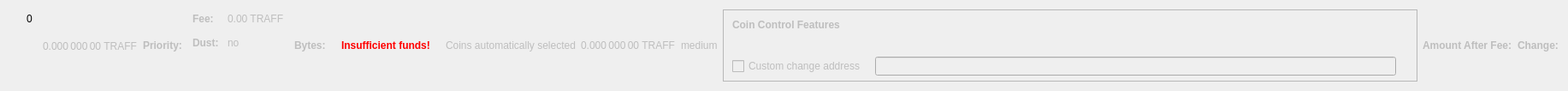
    <widget class="QWidget" name="dummyHideWidget" native="true">
     <property name="maximumSize">
      <size>
       <width>100</width>
       <height>22</height>
      </size>
     </property>
     <layout class="QHBoxLayout" name="dummyHideLayout">
      <item>
       <layout class="QFormLayout" name="formLayoutCoinControl1">
        <property name="horizontalSpacing">
         <number>10</number>
        </property>
        <property name="verticalSpacing">
         <number>14</number>
        </property>
        <property name="leftMargin">
         <number>10</number>
        </property>
        <property name="topMargin">
         <number>4</number>
        </property>
        <property name="rightMargin">
         <number>6</number>
        </property>
        <item row="0" column="1">
         <widget class="QLabel" name="labelCoinControlBytes">
          <property name="cursor">
           <cursorShape>IBeamCursor</cursorShape>
          </property>
          <property name="contextMenuPolicy">
           <enum>Qt::ActionsContextMenu</enum>
          </property>
          <property name="text">
           <string notr="true">0</string>
          </property>
          <property name="textInteractionFlags">
           <set>Qt::LinksAccessibleByMouse|Qt::TextSelectableByKeyboard|Qt::TextSelectableByMouse</set>
          </property>
         </widget>
        </item>
       </layout>
      </item>
      <item>
       <widget class="QLabel" name="labelCoinControlAfterFee">
        <property name="enabled">
         <bool>false</bool>
        </property>
        <property name="sizePolicy">
         <sizepolicy hsizetype="Fixed" vsizetype="Fixed">
          <horstretch>0</horstretch>
          <verstretch>0</verstretch>
         </sizepolicy>
        </property>
        <property name="minimumSize">
         <size>
          <width>111</width>
          <height>12</height>
         </size>
        </property>
        <property name="maximumSize">
         <size>
          <width>111</width>
          <height>12</height>
         </size>
        </property>
        <property name="cursor">
         <cursorShape>IBeamCursor</cursorShape>
        </property>
        <property name="contextMenuPolicy">
         <enum>Qt::ActionsContextMenu</enum>
        </property>
        <property name="text">
         <string notr="true">0.000 000 00 TRAFF</string>
        </property>
        <property name="textInteractionFlags">
         <set>Qt::LinksAccessibleByMouse|Qt::TextSelectableByKeyboard|Qt::TextSelectableByMouse</set>
        </property>
       </widget>
      </item>
      <item>
       <widget class="QLabel" name="labelCoinControlPriorityText">
        <property name="enabled">
         <bool>false</bool>
        </property>
        <property name="font">
         <font>
          <weight>75</weight>
          <bold>true</bold>
         </font>
        </property>
        <property name="text">
         <string>Priority:</string>
        </property>
       </widget>
      </item>
      <item>
       <layout class="QHBoxLayout" name="horizontalLayout"/>
      </item>
      <item>
       <layout class="QFormLayout" name="formLayoutCoinControl3">
        <property name="horizontalSpacing">
         <number>10</number>
        </property>
        <property name="verticalSpacing">
         <number>14</number>
        </property>
        <property name="leftMargin">
         <number>6</number>
        </property>
        <property name="topMargin">
         <number>4</number>
        </property>
        <property name="rightMargin">
         <number>6</number>
        </property>
        <item row="0" column="0">
         <widget class="QLabel" name="labelCoinControlFeeText">
          <property name="enabled">
           <bool>false</bool>
          </property>
          <property name="font">
           <font>
            <weight>75</weight>
            <bold>true</bold>
           </font>
          </property>
          <property name="text">
           <string>Fee:</string>
          </property>
          <property name="margin">
           <number>0</number>
          </property>
         </widget>
        </item>
        <item row="0" column="1">
         <widget class="QLabel" name="labelCoinControlFee">
          <property name="enabled">
           <bool>false</bool>
          </property>
          <property name="cursor">
           <cursorShape>IBeamCursor</cursorShape>
          </property>
          <property name="contextMenuPolicy">
           <enum>Qt::ActionsContextMenu</enum>
          </property>
          <property name="text">
           <string notr="true">0.00 TRAFF</string>
          </property>
          <property name="textInteractionFlags">
           <set>Qt::LinksAccessibleByMouse|Qt::TextSelectableByKeyboard|Qt::TextSelectableByMouse</set>
          </property>
         </widget>
        </item>
        <item row="1" column="0">
         <widget class="QLabel" name="labelCoinControlLowOutputText">
          <property name="enabled">
           <bool>false</bool>
          </property>
          <property name="font">
           <font>
            <weight>75</weight>
            <bold>true</bold>
           </font>
          </property>
          <property name="text">
           <string>Dust:</string>
          </property>
         </widget>
        </item>
        <item row="1" column="1">
         <widget class="QLabel" name="labelCoinControlLowOutput">
          <property name="enabled">
           <bool>false</bool>
          </property>
          <property name="cursor">
           <cursorShape>IBeamCursor</cursorShape>
          </property>
          <property name="contextMenuPolicy">
           <enum>Qt::ActionsContextMenu</enum>
          </property>
          <property name="text">
           <string>no</string>
          </property>
          <property name="textInteractionFlags">
           <set>Qt::LinksAccessibleByMouse|Qt::TextSelectableByKeyboard|Qt::TextSelectableByMouse</set>
          </property>
         </widget>
        </item>
       </layout>
      </item>
      <item>
       <widget class="QLabel" name="labelCoinControlBytesText">
        <property name="enabled">
         <bool>false</bool>
        </property>
        <property name="font">
         <font>
          <weight>75</weight>
          <bold>true</bold>
         </font>
        </property>
        <property name="text">
         <string>Bytes:</string>
        </property>
       </widget>
      </item>
      <item>
       <layout class="QFormLayout" name="formLayoutCoinControl2">
        <property name="horizontalSpacing">
         <number>10</number>
        </property>
        <property name="verticalSpacing">
         <number>14</number>
        </property>
        <property name="leftMargin">
         <number>6</number>
        </property>
        <property name="topMargin">
         <number>4</number>
        </property>
        <property name="rightMargin">
         <number>6</number>
        </property>
       </layout>
      </item>
      <item>
       <layout class="QHBoxLayout" name="horizontalLayoutCoinControl2">
        <property name="spacing">
         <number>8</number>
        </property>
        <property name="bottomMargin">
         <number>10</number>
        </property>
       </layout>
      </item>
      <item>
       <widget class="QLabel" name="labelCoinControlInsuffFunds">
        <property name="enabled">
         <bool>false</bool>
        </property>
        <property name="minimumSize">
         <size>
          <width>0</width>
          <height>0</height>
         </size>
        </property>
        <property name="font">
         <font>
          <weight>75</weight>
          <bold>true</bold>
         </font>
        </property>
        <property name="styleSheet">
         <string notr="true">color:red;font-weight:bold;</string>
        </property>
        <property name="text">
         <string>Insufficient funds!</string>
        </property>
        <property name="margin">
         <number>5</number>
        </property>
       </widget>
      </item>
      <item>
       <layout class="QFormLayout" name="formLayoutCoinControl4">
        <property name="horizontalSpacing">
         <number>10</number>
        </property>
        <property name="verticalSpacing">
         <number>14</number>
        </property>
        <property name="leftMargin">
         <number>6</number>
        </property>
        <property name="topMargin">
         <number>4</number>
        </property>
        <property name="rightMargin">
         <number>6</number>
        </property>
       </layout>
      </item>
      <item>
       <widget class="QLabel" name="labelCoinControlAutomaticallySelected">
        <property name="enabled">
         <bool>false</bool>
        </property>
        <property name="sizePolicy">
         <sizepolicy hsizetype="Fixed" vsizetype="Fixed">
          <horstretch>0</horstretch>
          <verstretch>0</verstretch>
         </sizepolicy>
        </property>
        <property name="minimumSize">
         <size>
          <width>0</width>
          <height>0</height>
         </size>
        </property>
        <property name="maximumSize">
         <size>
          <width>240</width>
          <height>16777215</height>
         </size>
        </property>
        <property name="text">
         <string>Coins automatically selected</string>
        </property>
        <property name="margin">
         <number>5</number>
        </property>
       </widget>
      </item>
      <item>
       <widget class="QLabel" name="labelCoinControlChange">
        <property name="enabled">
         <bool>false</bool>
        </property>
        <property name="sizePolicy">
         <sizepolicy hsizetype="Fixed" vsizetype="Fixed">
          <horstretch>0</horstretch>
          <verstretch>0</verstretch>
         </sizepolicy>
        </property>
        <property name="minimumSize">
         <size>
          <width>111</width>
          <height>0</height>
         </size>
        </property>
        <property name="maximumSize">
         <size>
          <width>111</width>
          <height>16777215</height>
         </size>
        </property>
        <property name="cursor">
         <cursorShape>IBeamCursor</cursorShape>
        </property>
        <property name="contextMenuPolicy">
         <enum>Qt::ActionsContextMenu</enum>
        </property>
        <property name="text">
         <string notr="true">0.000 000 00 TRAFF</string>
        </property>
        <property name="textInteractionFlags">
         <set>Qt::LinksAccessibleByMouse|Qt::TextSelectableByKeyboard|Qt::TextSelectableByMouse</set>
        </property>
       </widget>
      </item>
      <item>
       <widget class="QLabel" name="labelCoinControlPriority">
        <property name="enabled">
         <bool>false</bool>
        </property>
        <property name="cursor">
         <cursorShape>IBeamCursor</cursorShape>
        </property>
        <property name="contextMenuPolicy">
         <enum>Qt::ActionsContextMenu</enum>
        </property>
        <property name="text">
         <string>medium</string>
        </property>
        <property name="textInteractionFlags">
         <set>Qt::LinksAccessibleByMouse|Qt::TextSelectableByKeyboard|Qt::TextSelectableByMouse</set>
        </property>
       </widget>
      </item>
      <item>
       <widget class="QFrame" name="frameCoinControl">
        <property name="sizePolicy">
         <sizepolicy hsizetype="Expanding" vsizetype="Expanding">
          <horstretch>0</horstretch>
          <verstretch>0</verstretch>
         </sizepolicy>
        </property>
        <property name="maximumSize">
         <size>
          <width>16777215</width>
          <height>16777215</height>
         </size>
        </property>
        <property name="frameShape">
         <enum>QFrame::StyledPanel</enum>
        </property>
        <property name="frameShadow">
         <enum>QFrame::Sunken</enum>
        </property>
        <layout class="QVBoxLayout" name="verticalLayoutCoinControl2_2">
         <property name="spacing">
          <number>0</number>
         </property>
         <property name="leftMargin">
          <number>0</number>
         </property>
         <property name="topMargin">
          <number>0</number>
         </property>
         <property name="rightMargin">
          <number>0</number>
         </property>
         <property name="bottomMargin">
          <number>6</number>
         </property>
         <item>
          <layout class="QVBoxLayout" name="verticalLayoutCoinControl" stretch="0,0,0,1">
           <property name="spacing">
            <number>0</number>
           </property>
           <property name="leftMargin">
            <number>10</number>
           </property>
           <property name="topMargin">
            <number>10</number>
           </property>
           <item>
            <layout class="QHBoxLayout" name="horizontalLayoutCoinControl1">
             <property name="bottomMargin">
              <number>15</number>
             </property>
             <item>
              <widget class="QLabel" name="labelCoinControlFeatures">
               <property name="enabled">
                <bool>false</bool>
               </property>
               <property name="sizePolicy">
                <sizepolicy hsizetype="Preferred" vsizetype="Maximum">
                 <horstretch>0</horstretch>
                 <verstretch>0</verstretch>
                </sizepolicy>
               </property>
               <property name="font">
                <font>
                 <weight>75</weight>
                 <bold>true</bold>
                </font>
               </property>
               <property name="styleSheet">
                <string notr="true">font-weight:bold;</string>
               </property>
               <property name="text">
                <string>Coin Control Features</string>
               </property>
              </widget>
             </item>
            </layout>
           </item>
           <item>
            <widget class="QWidget" name="widgetCoinControl" native="true">
             <property name="sizePolicy">
              <sizepolicy hsizetype="Preferred" vsizetype="Preferred">
               <horstretch>0</horstretch>
               <verstretch>0</verstretch>
              </sizepolicy>
             </property>
             <property name="minimumSize">
              <size>
               <width>0</width>
               <height>0</height>
              </size>
             </property>
             <property name="styleSheet">
              <string notr="true"/>
             </property>
             <layout class="QHBoxLayout" name="horizontalLayoutCoinControl5_2">
              <property name="leftMargin">
               <number>0</number>
              </property>
              <property name="topMargin">
               <number>0</number>
              </property>
              <property name="rightMargin">
               <number>0</number>
              </property>
              <property name="bottomMargin">
               <number>0</number>
              </property>
              <item>
               <layout class="QHBoxLayout" name="horizontalLayoutCoinControl3">
                <property name="spacing">
                 <number>20</number>
                </property>
                <property name="topMargin">
                 <number>0</number>
                </property>
                <property name="bottomMargin">
                 <number>10</number>
                </property>
               </layout>
              </item>
             </layout>
            </widget>
           </item>
           <item>
            <layout class="QHBoxLayout" name="horizontalLayoutCoinControl4" stretch="0,0,0">
             <property name="spacing">
              <number>12</number>
             </property>
             <property name="sizeConstraint">
              <enum>QLayout::SetDefaultConstraint</enum>
             </property>
             <property name="topMargin">
              <number>5</number>
             </property>
             <property name="rightMargin">
              <number>5</number>
             </property>
             <item>
              <widget class="QCheckBox" name="checkBoxCoinControlChange">
               <property name="enabled">
                <bool>false</bool>
               </property>
               <property name="toolTip">
                <string>If this is activated, but the change address is empty or invalid, change will be sent to a newly generated address.</string>
               </property>
               <property name="text">
                <string>Custom change address</string>
               </property>
              </widget>
             </item>
             <item>
              <widget class="QValidatedLineEdit" name="lineEditCoinControlChange">
               <property name="enabled">
                <bool>false</bool>
               </property>
               <property name="sizePolicy">
                <sizepolicy hsizetype="Expanding" vsizetype="Fixed">
                 <horstretch>0</horstretch>
                 <verstretch>0</verstretch>
                </sizepolicy>
               </property>
              </widget>
             </item>
             <item>
              <widget class="QLabel" name="labelCoinControlChangeLabel_2">
               <property name="sizePolicy">
                <sizepolicy hsizetype="Preferred" vsizetype="Expanding">
                 <horstretch>0</horstretch>
                 <verstretch>0</verstretch>
                </sizepolicy>
               </property>
               <property name="minimumSize">
                <size>
                 <width>0</width>
                 <height>0</height>
                </size>
               </property>
               <property name="text">
                <string/>
               </property>
               <property name="margin">
                <number>3</number>
               </property>
              </widget>
             </item>
            </layout>
           </item>
           <item>
            <spacer name="verticalSpacerCoinControl">
             <property name="orientation">
              <enum>Qt::Vertical</enum>
             </property>
             <property name="sizeHint" stdset="0">
              <size>
               <width>800</width>
               <height>1</height>
              </size>
             </property>
            </spacer>
           </item>
          </layout>
         </item>
        </layout>
       </widget>
      </item>
      <item>
       <widget class="QLabel" name="labelCoinControlAfterFeeText">
        <property name="enabled">
         <bool>false</bool>
        </property>
        <property name="minimumSize">
         <size>
          <width>0</width>
          <height>0</height>
         </size>
        </property>
        <property name="maximumSize">
         <size>
          <width>16777215</width>
          <height>16777215</height>
         </size>
        </property>
        <property name="font">
         <font>
          <weight>75</weight>
          <bold>true</bold>
         </font>
        </property>
        <property name="text">
         <string>Amount After Fee:</string>
        </property>
        <property name="alignment">
         <set>Qt::AlignLeading|Qt::AlignLeft|Qt::AlignVCenter</set>
        </property>
        <property name="margin">
         <number>0</number>
        </property>
       </widget>
      </item>
      <item>
       <widget class="QLabel" name="labelCoinControlChangeText">
        <property name="enabled">
         <bool>false</bool>
        </property>
        <property name="sizePolicy">
         <sizepolicy hsizetype="Preferred" vsizetype="Preferred">
          <horstretch>0</horstretch>
          <verstretch>0</verstretch>
         </sizepolicy>
        </property>
        <property name="minimumSize">
         <size>
          <width>0</width>
          <height>0</height>
         </size>
        </property>
        <property name="maximumSize">
         <size>
          <width>16777215</width>
          <height>16777215</height>
         </size>
        </property>
        <property name="font">
         <font>
          <weight>75</weight>
          <bold>true</bold>
         </font>
        </property>
        <property name="text">
         <string>Change:</string>
        </property>
        <property name="alignment">
         <set>Qt::AlignLeading|Qt::AlignLeft|Qt::AlignVCenter</set>
        </property>
       </widget>
      </item>
     </layout>
    </widget>
